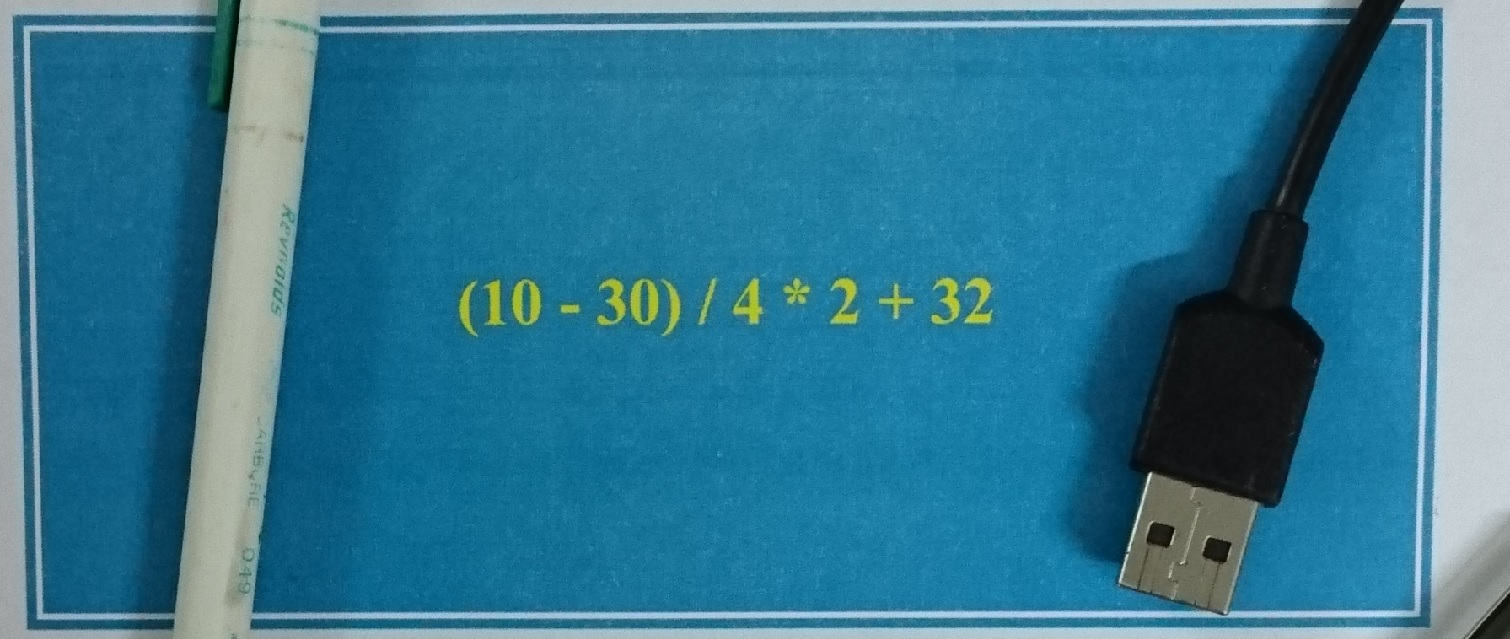
%> input picture Math Ninja/Case 3/3.2.jpg, 1510 x 639 px
$ octave preprocessing.m   (GNU Octave 9; MATLAB toolbox functions it lacks are replaced by stand-ins)
%> lines starting %> are read from the running program, lines starting %| are printed output that depends on the picture; in (x1, y1, x2, y2) boxes, pixels count from 0 and x2, y2 are one past the last pixel; in counts of white or black regions, pixels touching at a corner belong together; the program's own positions count from 1
%% Image segmentation and extraction

%% Read Image
I = imread('Case 3/3.2.jpg');
%> I is the input picture: size 639x1510x3 uint8; mean R, G, B 50.7, 119.9, 146.5

%% Show image
figure(1)
imshow(I);
title('INPUT IMAGE WITH NOISE')

%% Convert to gray scale
if size(I,3)==3 % RGB image
  I=rgb2gray(I);
%> I: size 639x1510 uint8
end

[H, W] = size(I);
%> H = 639; W = 1510
%% Convert to binary image
threshold = graythresh(I);
%> threshold = 0.518
I = ~im2bw(I,threshold);
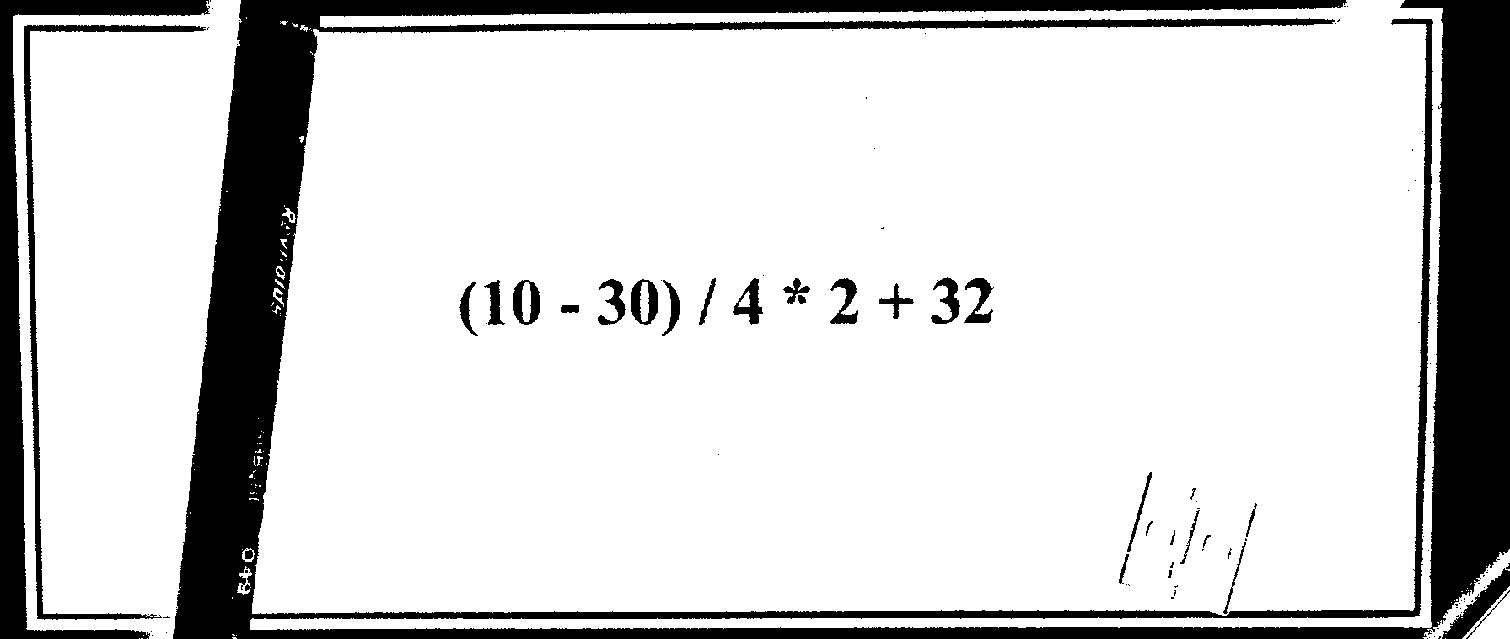
%> I: size 639x1510 logical; 82.7% white; 100 black regions (69 under 20 px), largest, box (x1, y1, x2, y2) and area: (173, 0, 1510, 639) 136188, (0, 0, 210, 639) 16628, (24, 25, 206, 620) 5059

%% Remove all object containing fewer than 30 pixels
I = bwareaopen(I, 30);
%> I: size 639x1510 logical; 82.7% white; 100 black regions (69 under 20 px), largest, box (x1, y1, x2, y2) and area: (173, 0, 1510, 639) 136499, (0, 0, 210, 639) 16635, (24, 25, 206, 620) 5059


pause(1)

%% Show image binary image
figure(2)
imshow(~I);
title('INPUT IMAGE WITHOUT NOISE')

%% Label connected components
[L, number_of_cc] = bwlabel(I);
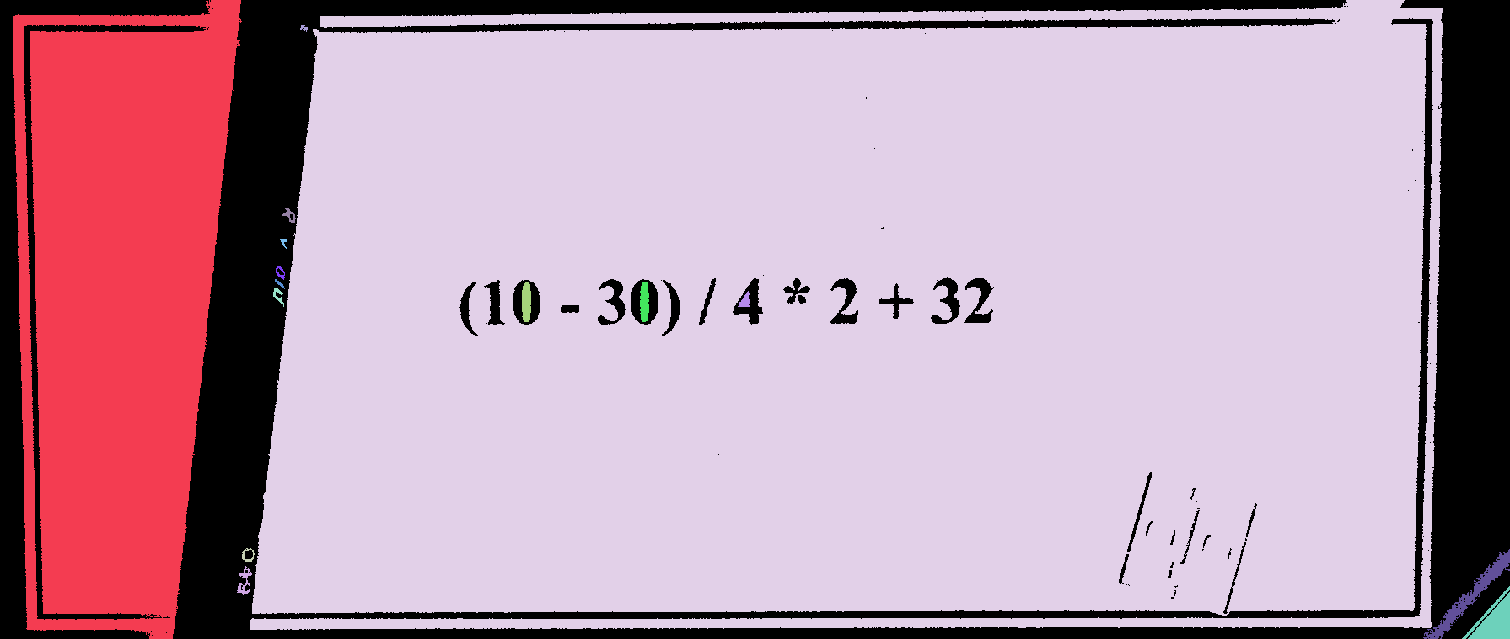
%> L: size 639x1510 double; 16 distinct labels, from 0 to 15; one colour per label, 0 black
%> number_of_cc = 15
[L1, number_of_cc2] = bwlabel(~I);
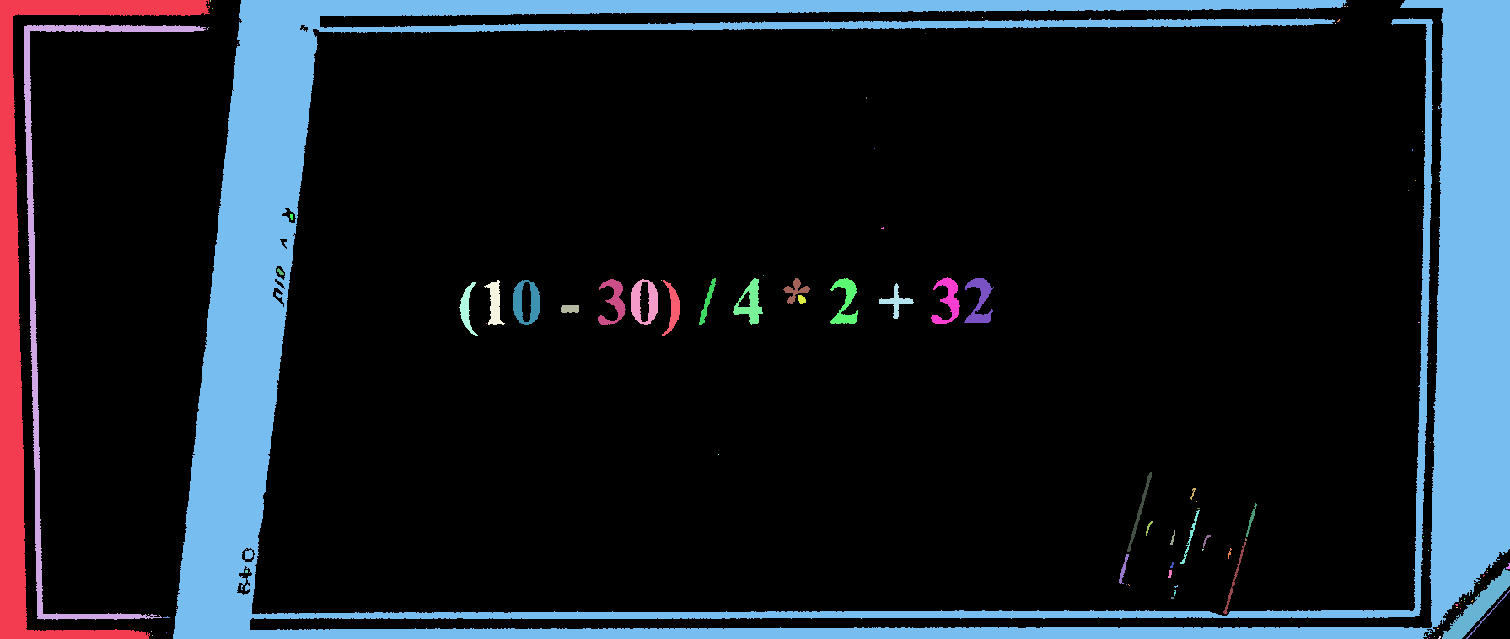
%> L1: size 639x1510 double; 101 distinct labels, from 0 to 100; one colour per label, 0 black
%> number_of_cc2 = 100
if(number_of_cc2 > number_of_cc)
    L = L1;
    number_of_cc = number_of_cc2;
%> number_of_cc = 100
    I = ~I;
end
%% Measure properties of image regions
region_props = regionprops(L,'BoundingBox');
%> region_props = 100 regions; largest, box (x1, y1, x2, y2): (173, 0, 1510, 639), (0, 0, 210, 639), (24, 25, 206, 620), (1442, 568, 1510, 639), (1466, 590, 1510, 639)

hold on

%% Plot Bounding Box
for n = 1 : size(region_props, 1)
  rectangle('Position',region_props(n).BoundingBox,'EdgeColor','g','LineWidth',2)
end
%> this loop made 100 passes
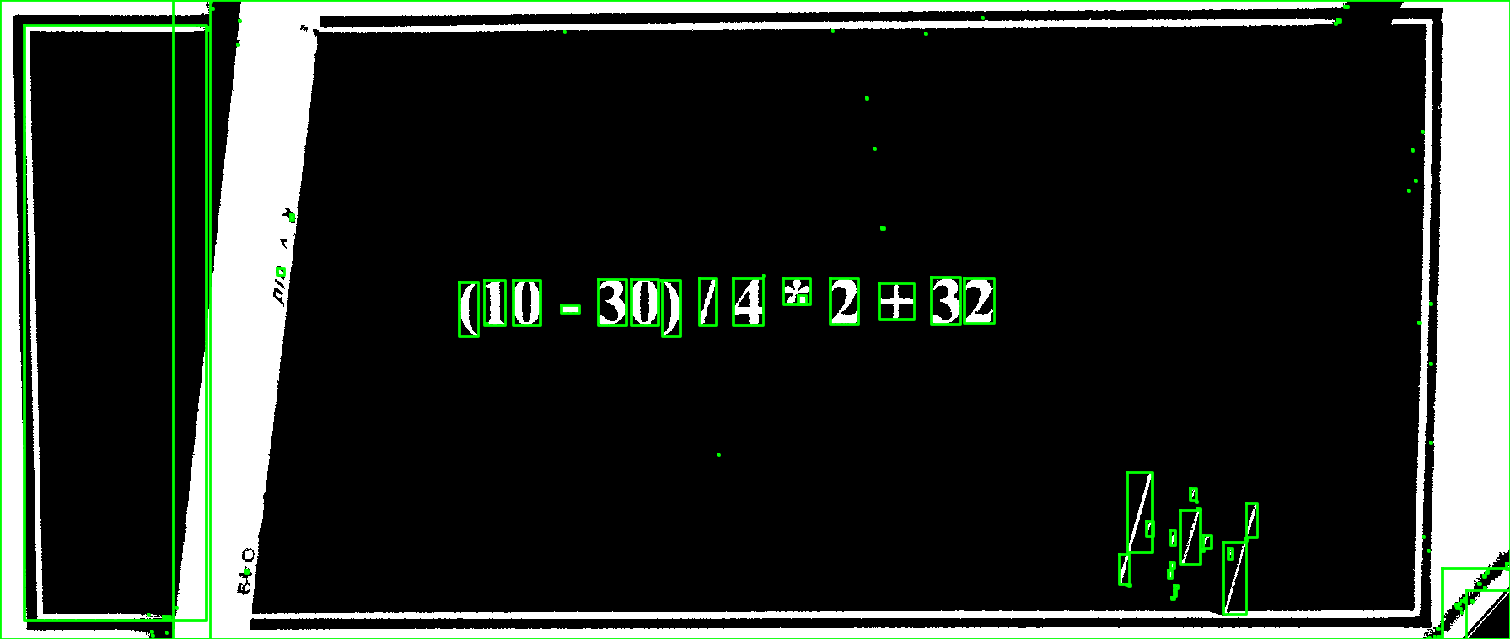
%> figure redrawn from the program's plot data; its title reads 'INPUT IMAGE WITHOUT NOISE'
holdimclearborder off
%> (this line was passed over: holdimclearborder is not available in this run)

$ run again, with Math Ninja/Case 3/3.1.jpg copied over Math Ninja/Case 3/3.2.jpg
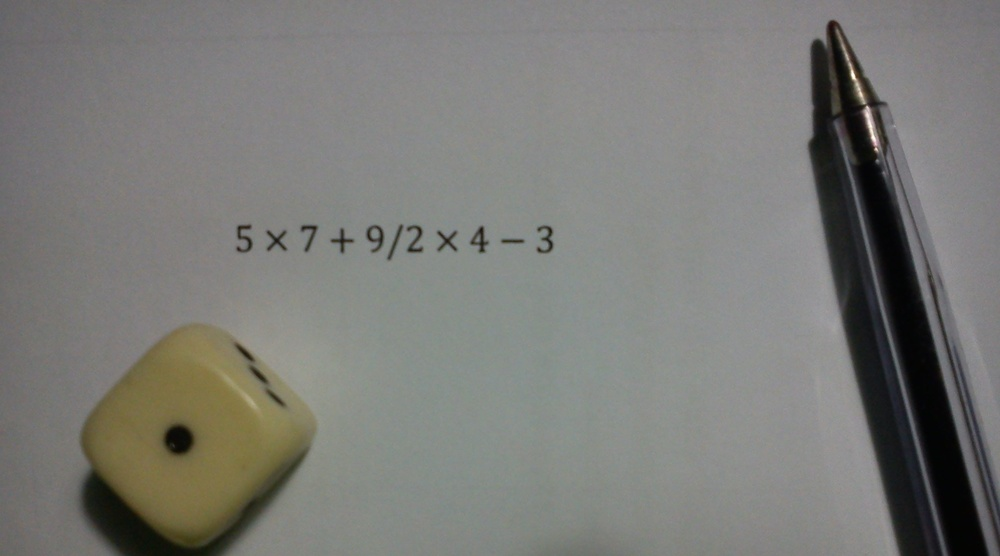
%> input picture Math Ninja/Case 3/3.1.jpg, 1000 x 556 px, shrunk from 2592 x 1442 before the run
%> I is the input picture: size 556x1000x3 uint8; mean R, G, B 122.4, 122.4, 118.4
%> threshold = 0.318
%> L: size 556x1000 double; 20 distinct labels, from 0 to 19
%> number_of_cc = 19
%> `[L1, number_of_cc2] = bwlabel(~I);`:
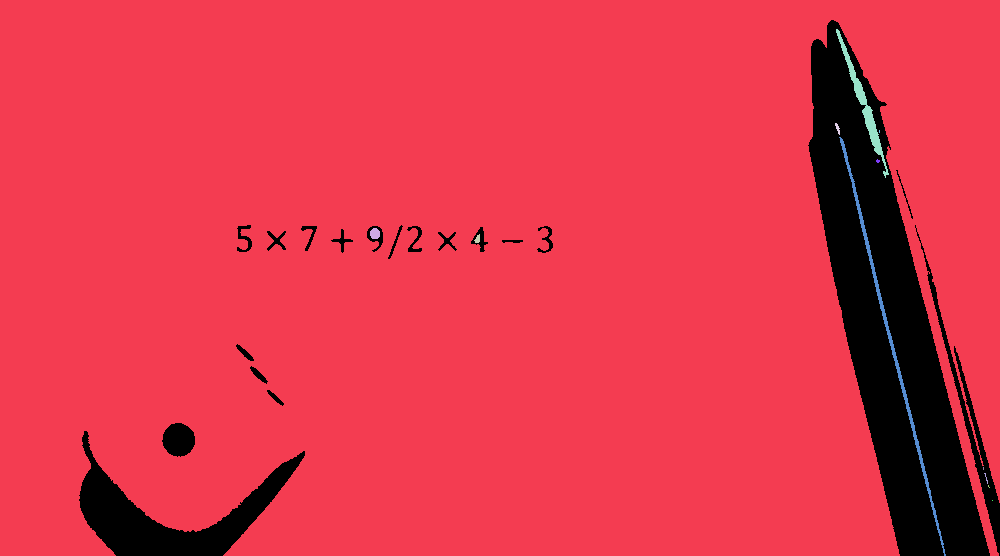
%> L1: size 556x1000 double; 13 distinct labels, from 0 to 12; one colour per label, 0 black
%> number_of_cc2 = 12
%> region_props = 19 regions; largest, box (x1, y1, x2, y2): (808, 20, 990, 556), (79, 431, 305, 556), (915, 225, 1000, 556), (162, 423, 195, 457), (896, 170, 913, 219)
%> the loop `for n = 1 : size(region_props, 1)` made 19 passes
%> after the loop `for n = 1 : size(region_props, 1)`:
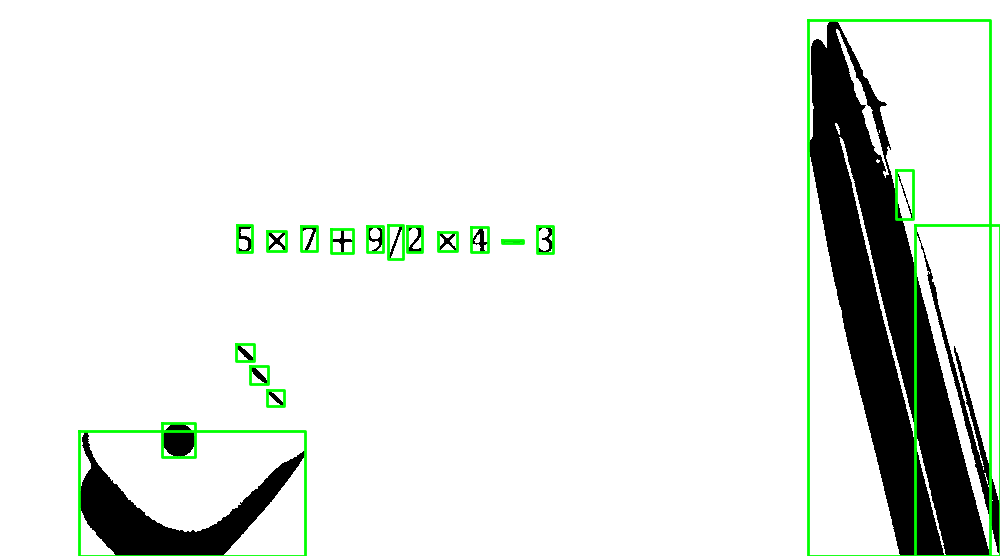
%> figure redrawn from the program's plot data; its title reads 'INPUT IMAGE WITHOUT NOISE'
